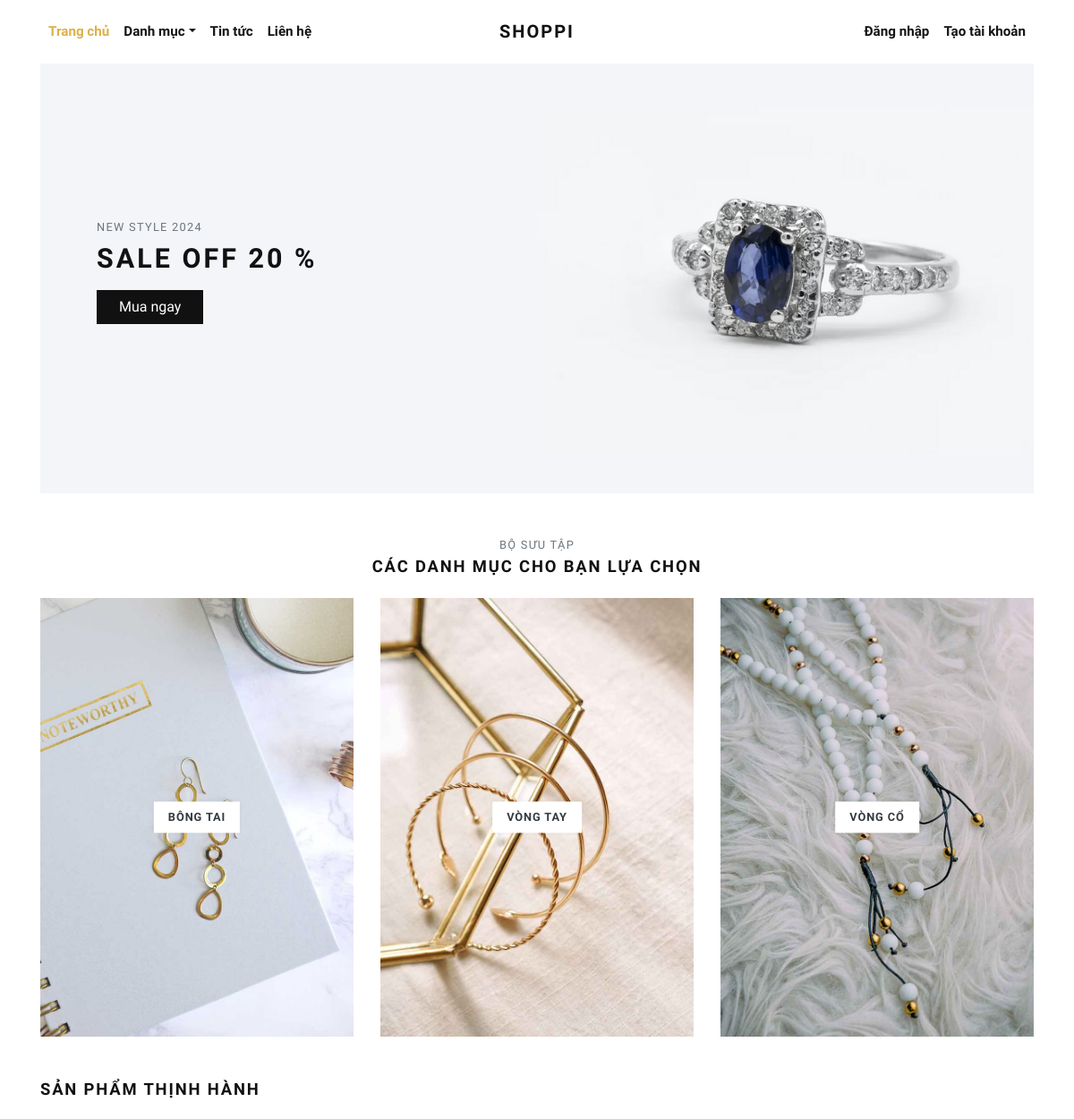
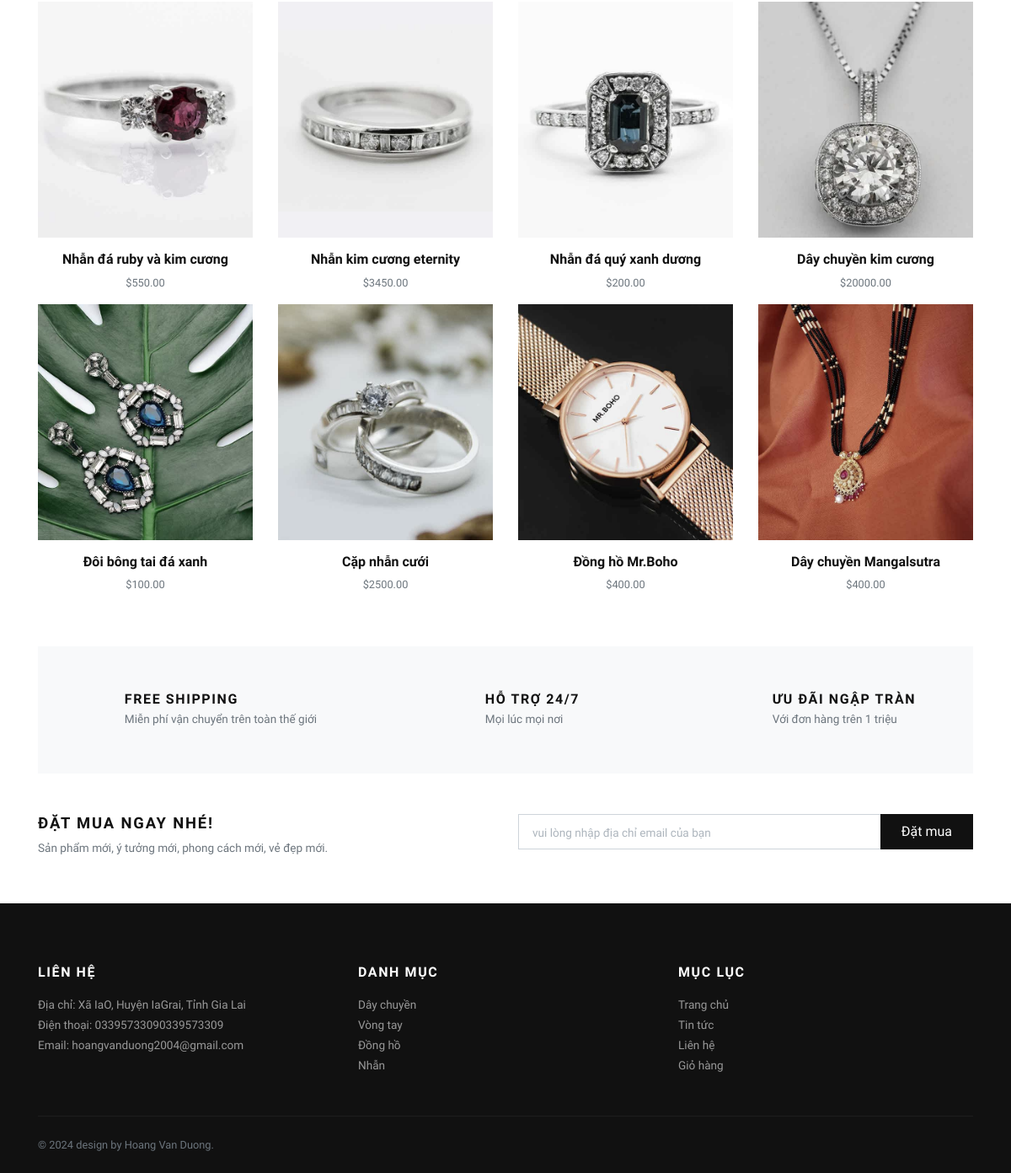
The page / on the database its author committed (2 pictures, top to bottom).
### store/models.py (models this page shows, shortened)
class Category(models.Model):
    title = models.CharField(max_length=50, verbose_name="Tên Danh mục")
    slug = models.SlugField(max_length=55, verbose_name="Category Slug")
    description = models.TextField(blank=True, verbose_name="Mô tả")
    category_image = models.ImageField(upload_to='category', blank=True, null=True, verbose_name="Image Danh mục: ")
    is_active = models.BooleanField(verbose_name="Active")
    is_featured = models.BooleanField(verbose_name="Nổi bật")
    created_at = models.DateTimeField(auto_now_add=True, verbose_name="Created Date")
    updated_at = models.DateTimeField(auto_now=True, verbose_name="Updated Date")
    class Meta:
        verbose_name_plural = 'Quản lý Danh mục'
        ordering = ('-created_at', )

class Product(models.Model):
    title = models.CharField(max_length=150, verbose_name="Tên sản phẩm")
    slug = models.SlugField(max_length=160, verbose_name="Product Slug")
    sku = models.CharField(max_length=255, unique=True, verbose_name="Mã sản phẩm")
    short_description = models.TextField(verbose_name="Mô tả")
    detail_description = models.TextField(blank=True, null=True, verbose_name="Mô tả chi tiết")
    product_image = models.ImageField(upload_to='product', blank=True, null=True, verbose_name="Image sản phẩm")
    price = models.DecimalField(max_digits=8, decimal_places=2)
    category = models.ForeignKey(Category, verbose_name="Phân loại sản phẩm", on_delete=models.CASCADE)
    is_active = models.BooleanField(verbose_name="Active")
    is_featured = models.BooleanField(verbose_name="Nổi bật")
    created_at = models.DateTimeField(auto_now_add=True, verbose_name="Created Date")
    updated_at = models.DateTimeField(auto_now=True, verbose_name="Updated Date")
    class Meta:
        verbose_name_plural = 'Quản lý Sản phẩm'
        ordering = ('-created_at', )

### store/views.py (the view)
# urls.py: path('', views.home, name="home"),
def home(request):
    categories = Category.objects.filter(is_active=True, is_featured=True)[:3]
    products = Product.objects.filter(is_active=True, is_featured=True)[:8]
    like = Like.objects.all()
    context = {
        'categories': categories,
        'products': products,
        'like':like,
    }
    return render(request, 'store/index.html', context)

### templates/store/index.html (shortened to what this page needs)
{% extends 'base.html' %}
{% load static %}
      {% block content %}
      <div class="container">
        <section class="hero pb-3 bg-cover bg-center d-flex align-items-center" style="background: url({% static 'img/hero-jewlrey-banner.jpg' %})">
          <div class="container py-5">
            <div class="row px-4 px-lg-5">
              <div class="col-lg-6">
                <p class="text-muted small text-uppercase mb-2">New Style 2024</p>
                <h1 class="h2 text-uppercase mb-3">Sale off 20 %</h1><a class="btn btn-dark" href="{% url 'store:all-categories' %}">Mua ngay</a>
              </div>
            </div>
          </div>
        </section>
        <section class="pt-5">
          <header class="text-center">
            <p class="small text-muted small text-uppercase mb-1">Bộ sưu tập</p>
            <h2 class="h5 text-uppercase mb-4">Các danh mục cho bạn lựa chọn</h2>
          </header>
          <div class="row">
          {% if categories %}
            {% for category in categories %}
              <div class="col-md-4 mb-4 mb-md-0">
                <a class="category-item" href="{% url 'store:category-products' category.slug %}">
                  <strong class="category-item-title">{{ category.title }}</strong>
                </a>
              </div>
            {% endfor %}
          {% endif %}
          </div>
        </section>
        <section class="py-5">
          <header>
            <h2 class="h5 text-uppercase mb-4">Sản phẩm thịnh hành</h2>
          </header>
          <div class="row">
            {% if products %}
              {% for product in products %}
                <div class="col-xl-3 col-lg-4 col-sm-6">
                  <div class="product text-center">
                    <div class="position-relative mb-3">
                      <a class="d-block" href="{% url 'store:product-detail' product.slug %}">
                        {% if product.product_image %}
                          <img class="img-fluid w-100" src="{{ product.product_image.url }}" alt="{{product.title}}">
                        {% else %}
                          <img class="img-fluid w-100" src="{% static 'img/product-1.jpg' %}" alt="{{product.title}}">
                        {% endif %}
                      </a>
                    </div>
                    <h6> <a class="reset-anchor" href="detail.html">{{ product.title }}</a></h6>
                    <p class="small text-muted">${{product.price}}</p>
                  </div>
                </div>
              {% endfor %}
            {% endif %}
          </div>
        </section>
        <section class="py-5 bg-light">
          <div class="container">
            <div class="row text-center">
              <div class="col-lg-4 mb-3 mb-lg-0">
                <div class="d-inline-block">
                  <div class="media align-items-end">
                    <svg class="svg-icon svg-icon-big svg-icon-light">
                      <use xlink:href="#delivery-time-1"> </use>
                    </svg>
                    <div class="media-body text-left ml-3">
                      <h6 class="text-uppercase mb-1">Free shipping</h6>
                      <p class="text-small mb-0 text-muted">Miễn phí vận chuyển trên toàn thế giới</p>
                    </div>
                  </div>
                </div>
              </div>
              <div class="col-lg-4 mb-3 mb-lg-0">
                <div class="d-inline-block">
                  <div class="media align-items-end">
                    <svg class="svg-icon svg-icon-big svg-icon-light">
                      <use xlink:href="#helpline-24h-1"> </use>
                    </svg>
                    <div class="media-body text-left ml-3">
                      <h6 class="text-uppercase mb-1">Hỗ trợ 24/7</h6>
                      <p class="text-small mb-0 text-muted">Mọi lúc mọi nơi</p>
                    </div>
                  </div>
                </div>
              </div>
              <div class="col-lg-4">
                <div class="d-inline-block">
                  <div class="media align-items-end">
                    <svg class="svg-icon svg-icon-big svg-icon-light">
                      <use xlink:href="#label-tag-1"> </use>
                    </svg>
                    <div class="media-body text-left ml-3">
                      <h6 class="text-uppercase mb-1">Ưu đãi ngập tràn</h6>
                      <p class="text-small mb-0 text-muted">Với đơn hàng trên 1 triệu</p>
                    </div>
                  </div>
                </div>
              </div>
            </div>
          </div>
        </section>
        <section class="py-5">
          <div class="container p-0">
            <div class="row">
              <div class="col-lg-6 mb-3 mb-lg-0">
                <h5 class="text-uppercase">Đặt mua ngay nhé!</h5>
                <p class="text-small text-muted mb-0">Sản phẩm mới, ý tưởng mới, phong cách mới, vẻ đẹp mới.</p>
              </div>
              <div class="col-lg-6">
                <form action="#">
                  <div class="input-group flex-column flex-sm-row mb-3">
                    <input class="form-control form-control-lg py-3" type="email" placeholder="vui lòng nhập địa chỉ email của bạn" aria-describedby="button-addon2">
                    <div class="input-group-append">
                      <button class="btn btn-dark btn-block" id="button-addon2" type="submit">Đặt mua</button>
                    </div>
                  </div>
                </form>
              </div>
            </div>
          </div>
        </section>
      </div>
      {% endblock content %}

### templates/base.html (shortened to what this page needs)
{% load static %}
<!DOCTYPE html>
<html>
  <head>
    <link rel="stylesheet" href="{% static 'vendor/bootstrap/css/bootstrap.min.css' %}">
    <link rel="stylesheet" href="{% static 'vendor/lightbox2/css/lightbox.min.css' %}">
    <link rel="stylesheet" href="{% static 'vendor/nouislider/nouislider.min.css' %}">
    <link rel="stylesheet" href="{% static 'vendor/bootstrap-select/css/bootstrap-select.min.css' %}">
    <link rel="stylesheet" href="{% static 'vendor/owl.carousel2/assets/owl.carousel.min.css' %}">
    <link rel="stylesheet" href="{% static 'vendor/owl.carousel2/assets/owl.theme.default.css' %}">
    <link rel="stylesheet" href="{% static 'css/style.default.css' %}" id="theme-stylesheet">
    <link rel="stylesheet" href="{% static 'css/custom.css' %}">
  </head>
  <body>
    <div class="page-holder">
      {% include 'navbar.html' %}
      {% block content %}
      {% endblock content %}
      {% include 'footer.html' %}
      {% include 'scripts.html' %}

### templates/navbar.html (shortened to what this page needs)
{% load static %}
      <header class="header bg-white">
        <div class="container px-0 px-lg-3">
          <nav class="navbar navbar-expand-lg navbar-light py-3 px-lg-0"><a class="navbar-brand" href="{% url 'store:home' %}"><span class="font-weight-bold text-uppercase text-dark">Shoppi</span></a>
            <div class="collapse navbar-collapse" id="navbarSupportedContent">
              <ul class="navbar-nav mr-auto">
                <li class="nav-item">
                  <a class="nav-link active" href="{% url 'store:home' %}">Trang chủ</a>
                </li>
                <li class="nav-item dropdown"><a class="nav-link dropdown-toggle" id="pagesDropdown" href="#" data-toggle="dropdown" aria-haspopup="true" aria-expanded="false">Danh mục</a>
                </li>
                <li class="nav-item">
                  <a class="nav-link" href="{% url 'store:blog' %}">Tin tức</a>
                </li>
                <li class="nav-item">
                  <a class="nav-link" href="{% url 'store:contact' %}">Liên hệ</a>
                </li>
              </ul>
              <ul class="navbar-nav ml-auto">
                {% if request.user.is_authenticated %}
                  <li class="nav-item"><a class="nav-link" href="{% url 'store:cart' %}"> <i class="fas fa-dolly-flatbed mr-1 text-gray"></i>Giỏ hàng<small class="text-gray">({{cart_items.count}})</small></a></li>
                  <li class="nav-item" data-toggle="modal" data-target=".bd-example-modal-lg" id ="popup"><a class="nav-link" href="#"> <i class="far fa-heart mr-1"></i><small class="text-gray">({{like_item.count}})</small></a></li>
                  {% comment %} <li class="nav-item"><a class="nav-link" href="#"> <i class="fas fa-user-alt mr-1 text-gray"></i>My Account</a></li> {% endcomment %}
                  {% comment %} <div class="modal fade bd-example-modal-lg" tabindex="-1" role="dialog" aria-labelledby="myLargeModalLabel" aria-hidden="true">
                    <div class="modal-dialog modal-lg">
                      <div class="modal-content">
                        <table class="table">
                          <thead class="bg-light">
                            <tr>
                              <th class="border-0" scope="col"> <strong class="text-small ">Sản phẩm</strong></th>
                              <th class="border-0" scope="col"> <strong class="text-small ">Sản phẩm</strong></th>
                              <th class="border-0" scope="col"> <strong class="text-small ">Đơn giá</strong></th>
                              <th class="border-0" scope="col"> </th>
                            </tr>
                          </thead>
                          <tbody>
                              <td class="align-middle border-0">
                                  <a class="reset-anchor d-block animsition-link" href="#"><img src="{{like_item.product_image.url}}" alt="" width="70"/></a>
                              </td>
                              <td class="align-middle border-0">
                                <a class="reset-anchor d-block animsition-link" href="#">{{like_item.product}}</a>
                              </td>
                              <td class="align-middle border-0">
                                <a class="reset-anchor d-block animsition-link" href="#">aaaaaaaaaaaaaaa</a>
                              </td>
                              <td class="align-middle border-0">
                                <a class="reset-anchor d-block animsition-link" href="#"><i class="fas fa-trash-alt small text-muted"></i></a>
                              </td>
                          </tbody>
                        </table>
                      </div>
                    </div>
                  </div> {% endcomment %}
                  <li class="nav-item dropdown"><a class="nav-link dropdown-toggle" id="pagesDropdown" href="#" data-toggle="dropdown" aria-haspopup="true" aria-expanded="false"><i class="fas fa-user-alt mr-1 text-gray"></i>{{request.user.username}}</a></a>
                  <div class="dropdown-menu mt-3" aria-labelledby="pagesDropdown">
                      <a class="dropdown-item border-0 transition-link" href="{% url 'store:profile' %}">Hồ sơ</a>
                      <a class="dropdown-item border-0 transition-link" href="{% url 'store:cart' %}">Giỏ hàng</a>
                      <a class="dropdown-item border-0 transition-link" href="{% url 'store:orders' %}">Đơn mua</a>
                      <a class="dropdown-item border-0 transition-link" href="{% url 'store:password-change' %}">Đổi mật khẩu</a>
                    <hr>
                    <a class="dropdown-item border-0 transition-link" href="{% url 'store:logout' %}">Đăng xuất</a>
                </li>
                {% else %}
                  <li class="nav-item"><a class="nav-link" href="{% url 'store:login' %}">Đăng nhập</a></li>
                  <li class="nav-item"><a class="nav-link" href="{% url 'store:register' %}">Tạo tài khoản</a></li>
                {% endif %}
              </ul>
            </div>
          </nav>
        </div>
      </header>

### templates/footer.html
<footer class="bg-dark text-white">
        <div class="container py-4">
          <div class="row py-5">
            <div class="col-md-4 mb-3 mb-md-0">
              <h6 class="text-uppercase mb-3">Liên hệ</h6>
              <ul class="list-unstyled mb-0">
                <li><a class="footer-link" href="#">Địa chỉ: Xã IaO, Huyện IaGrai, Tỉnh Gia Lai</a></li>
                <li><a class="footer-link" href="#">Điện thoại: 03395733090339573309</a></li>
                <li><a class="footer-link" href="#">Email: hoangvanduong2004@gmail.com</a></li>
              </ul>
            </div>
            <div class="col-md-4 mb-3 mb-md-0">
              <h6 class="text-uppercase mb-3">Danh mục</h6>
              <ul class="list-unstyled mb-0">
                <li><a class="footer-link" href="http://127.0.0.1:8000/necklaces/">Dây chuyền</a></li>
                <li><a class="footer-link" href="http://127.0.0.1:8000/bracelets/">Vòng tay</a></li>
                <li><a class="footer-link" href="http://127.0.0.1:8000/watches/">Đồng hồ</a></li>
                <li><a class="footer-link" href="http://127.0.0.1:8000/rings/">Nhẫn</a></li>
              </ul>
            </div>
            <div class="col-md-4">
              <h6 class="text-uppercase mb-3">Mục lục</h6>
              <ul class="list-unstyled mb-0">
                <li><a class="footer-link" href="{% url 'store:home' %}">Trang chủ</a></li>
                <li><a class="footer-link" href="{% url 'store:blog' %}">Tin tức</a></li>
                <li><a class="footer-link" href="{% url 'store:contact' %}">Liên hệ</a></li>
                <li><a class="footer-link" href="{% url 'store:cart' %}">Giỏ hàng</a></li>
              </ul>
            </div>
          </div>
          <div class="border-top pt-4" style="border-color: #1d1d1d !important">
            <div class="row">
              <div class="col-lg-6">
                <p class="small text-muted mb-0">&copy; 2024 design by Hoang Van Duong.</p>
              </div>
            </div>
          </div>
        </div>
      </footer>

### templates/scripts.html (shortened to what this page needs)
{% load static %}
      <link rel="stylesheet" href="https://use.fontawesome.com/releases/v5.7.1/css/all.css">
    </div>
  </body>
</html>

### rows shown on the page
Category: title "BÔNG TAI"
Category: title "VÒNG TAY"
Category: title "VÒNG CỔ"
Product: product_image (picture), title "Nhẫn đá ruby và kim cương", price "550.00"
Product: product_image (picture), title "Nhẫn kim cương eternity", price "3450.00"
Product: product_image (picture), title "Nhẫn đá quý xanh dương", price "200.00"
Product: product_image (picture), title "Dây chuyền kim cương", price "20000.00"
Product: product_image (picture), title "Đôi bông tai đá xanh", price "100.00"
Product: product_image (picture), title "Cặp nhẫn cưới", price "2500.00"
Product: product_image (picture), title "Đồng hồ Mr.Boho", price "400.00"
Product: product_image (picture), title "Dây chuyền Mangalsutra", price "400.00"
